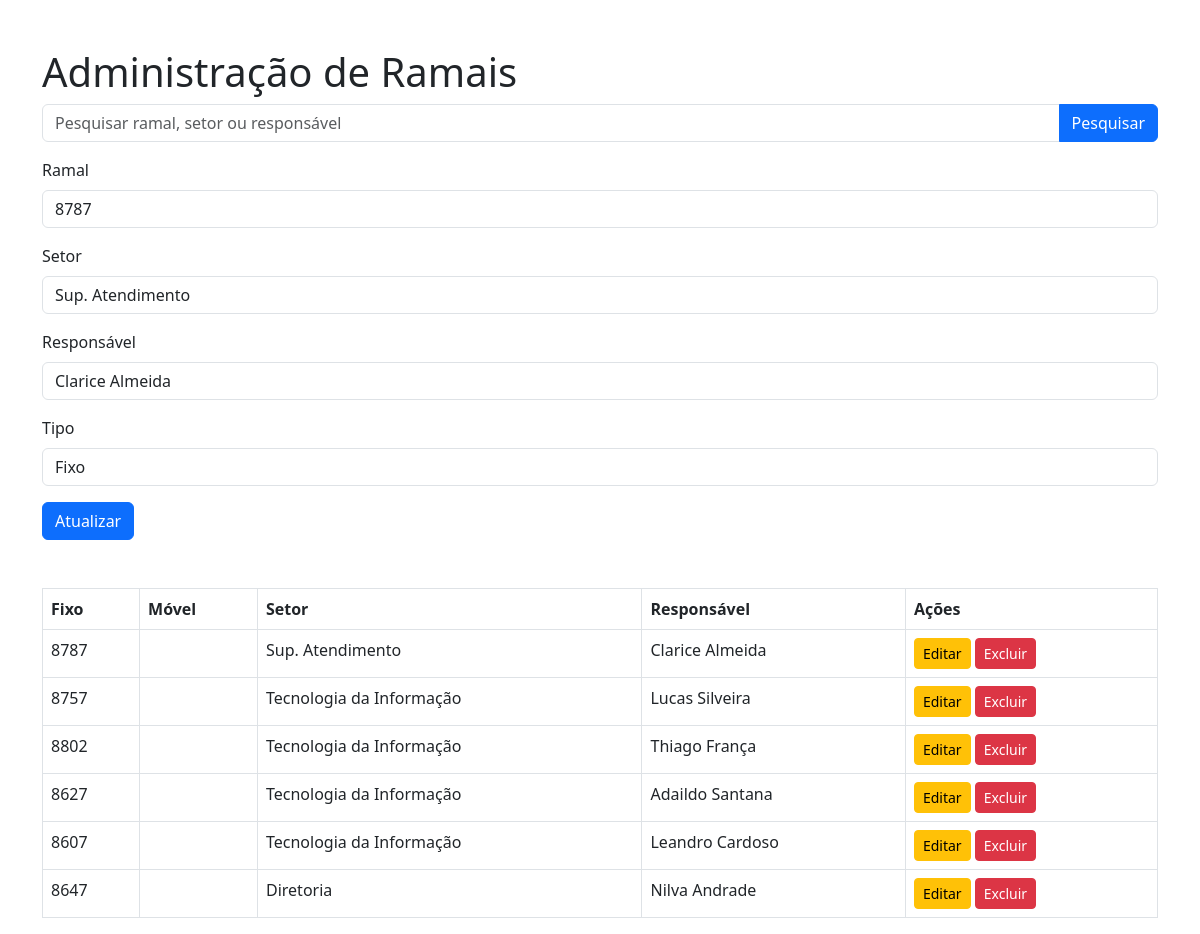
/Ramais/ad-ramais.php?edit=4, run on the app's committed database.
### tables this page shows
CREATE TABLE `ramais` (
  `id` int(11) NOT NULL AUTO_INCREMENT,
  `fixo` varchar(45) DEFAULT NULL,
  `movel` varchar(45) DEFAULT NULL,
  `setor` varchar(45) NOT NULL,
  `responsavel` varchar(45) NOT NULL,
  PRIMARY KEY (`id`)
);

### Ramais/ad-ramais.php (the view, shortened to what this page needs)
<?php
$servername = "localhost";
$username = "root";
$password = "";
$dbname = "documento";
$conn = new mysqli($servername, $username, $password, $dbname);
$editMode = false;
if (isset($_GET['edit'])) {
    $editMode = true;
    $editId = $_GET['edit'];
    $sql = "SELECT * FROM ramais WHERE id = ?";
    $stmt = $conn->prepare($sql);
    $stmt->bind_param("i", $editId);
    $stmt->execute();
    $result = $stmt->get_result();
    $editData = $result->fetch_assoc();
}
$search = "";
$sql = "SELECT id, fixo, movel, setor, responsavel FROM ramais
        WHERE setor LIKE ? OR fixo LIKE ? OR movel LIKE ? OR responsavel LIKE ?";
$stmt = $conn->prepare($sql);
$searchTerm = "%" . $search . "%";
$stmt->bind_param("ssss", $searchTerm, $searchTerm, $searchTerm, $searchTerm);
$stmt->execute();
$result = $stmt->get_result();
?>
<!DOCTYPE html>
<html lang="pt">
<head>
    <link href="https://cdn.jsdelivr.net/npm/bootstrap@5.3.0-alpha3/dist/css/bootstrap.min.css" rel="stylesheet">
</head>
<body>
<div class="container mt-5">
    <h1>Administração de Ramais</h1>
    <form method="GET" action="" class="mb-3">
        <div class="input-group">
            <input type="text" name="search" class="form-control" placeholder="Pesquisar ramal, setor ou responsável" value="<?php echo htmlspecialchars($search); ?>">
            <button class="btn btn-primary" type="submit">Pesquisar</button>
        </div>
    </form>
    <form method="POST" action="">
        <div class="mb-3">
            <label for="ramal" class="form-label">Ramal</label>
            <input type="text" class="form-control" id="ramal" name="ramal" value="<?php echo $editMode ? htmlspecialchars($editData['fixo'] ?? $editData['movel']) : ''; ?>" required>
        </div>
        <div class="mb-3">
            <label for="setor" class="form-label">Setor</label>
            <input type="text" class="form-control" id="setor" name="setor" value="<?php echo $editMode ? htmlspecialchars($editData['setor']) : ''; ?>" required>
        </div>
        <div class="mb-3">
            <label for="responsavel" class="form-label">Responsável</label>
            <input type="text" class="form-control" id="responsavel" name="responsavel" value="<?php echo $editMode ? htmlspecialchars($editData['responsavel']) : ''; ?>" required>
        </div>
        <div class="mb-3">
            <label for="tipo" class="form-label">Tipo</label>
            <select class="form-control" id="tipo" name="tipo" required>
                <option value="fixo" <?php echo $editMode && !empty($editData['fixo']) ? 'selected' : ''; ?>>Fixo</option>
            </select>
        </div>
        <button type="submit" class="btn btn-primary"><?php echo $editMode ? 'Atualizar' : 'Adicionar'; ?></button>
    </form>
    <table class="table table-bordered mt-5">
        <thead>
        <tr>
            <th>Fixo</th>
            <th>Móvel</th>
            <th>Setor</th>
            <th>Responsável</th>
            <th>Ações</th>
        </tr>
        </thead>
        <tbody>
        <?php
        if ($result->num_rows > 0) {
            while ($row = $result->fetch_assoc()) {
                echo "<tr>
                        <td>" . htmlspecialchars($row['fixo']) . "</td>
                        <td>" . htmlspecialchars($row['movel']) . "</td>
                        <td>" . htmlspecialchars($row['setor']) . "</td>
                        <td>" . htmlspecialchars($row['responsavel']) . "</td>
                        <td>
                            <a href='?edit=" . $row['id'] . "' class='btn btn-warning btn-sm'>Editar</a>
                            <a href='?delete=" . $row['id'] . "' class='btn btn-danger btn-sm' onclick='return confirm(\"Tem certeza que deseja excluir este ramal?\")'>Excluir</a>
                        </td>
                    </tr>";
            }
        } else {
            echo "<tr><td colspan='5'>Nenhum ramal encontrado.</td></tr>";
        }
        ?>
        </tbody>
    </table>
</div>
</body>
</html>

### data on the page
ramais: ramal "8787", setor "Sup. Atendimento", responsavel "Clarice Almeida", tipo "Fixo", fixo "8787"
ramais: fixo "8757", setor "Tecnologia da Informação", responsavel "Lucas Silveira"
ramais: fixo "8802", setor "Tecnologia da Informação", responsavel "Thiago França"
ramais: fixo "8627", setor "Tecnologia da Informação", responsavel "Adaildo Santana"
ramais: fixo "8607", setor "Tecnologia da Informação", responsavel "Leandro Cardoso"
ramais: fixo "8647", setor "Diretoria", responsavel "Nilva Andrade"
